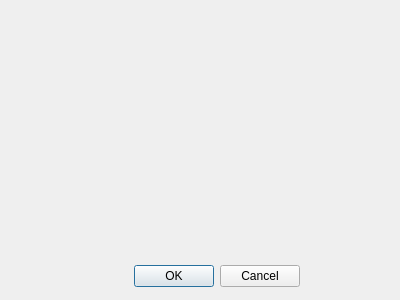
<?xml version="1.0" encoding="UTF-8"?>
<ui version="4.0">
 <class>Form</class>
 <widget class="QWidget" name="Form">
  <property name="geometry">
   <rect>
    <x>0</x>
    <y>0</y>
    <width>400</width>
    <height>300</height>
   </rect>
  </property>
  <property name="windowTitle">
   <string>Form</string>
  </property>
  <widget class="QDialogButtonBox" name="buttonBox">
   <property name="geometry">
    <rect>
     <x>100</x>
     <y>260</y>
     <width>200</width>
     <height>32</height>
    </rect>
   </property>
   <property name="orientation">
    <enum>Qt::Horizontal</enum>
   </property>
   <property name="standardButtons">
    <set>QDialogButtonBox::Cancel|QDialogButtonBox::Ok</set>
   </property>
  </widget>
  <widget class="QWidget" name="formLayoutWidget">
   <property name="geometry">
    <rect>
     <x>30</x>
     <y>20</y>
     <width>341</width>
     <height>221</height>
    </rect>
   </property>
   <layout class="QFormLayout" name="formLayout">
    <property name="sizeConstraint">
     <enum>QLayout::SetDefaultConstraint</enum>
    </property>
    <property name="fieldGrowthPolicy">
     <enum>QFormLayout::AllNonFixedFieldsGrow</enum>
    </property>
   </layout>
  </widget>
 </widget>
 <resources/>
 <connections/>
</ui>
